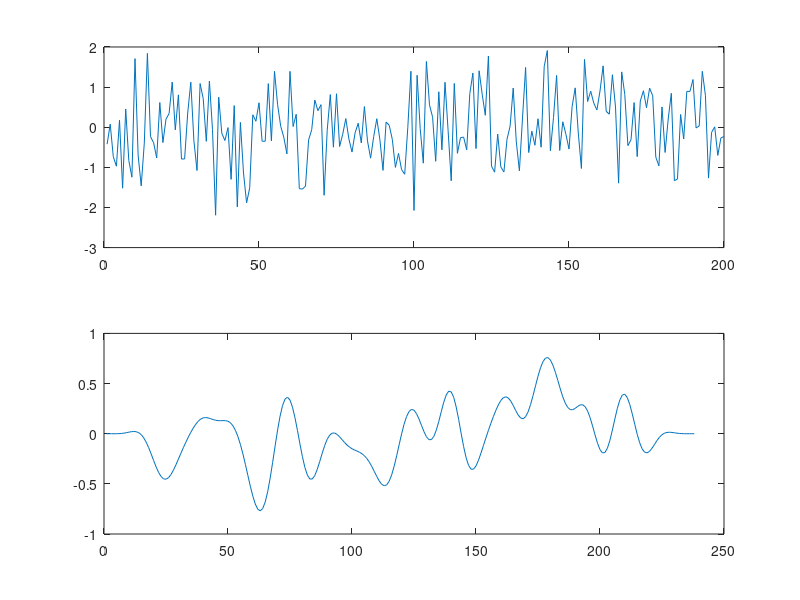

This figure's MATLAB source: (Note: this script raises an error after producing the figure.)
function lowpass_test

clear all;
close all;

%%


SCREENSHOT = true;

wp = 0.05*pi;
ws = 0.2*pi;

trwidth = ws-wp;
alpha = 6.0;
N = 39;
wc = (wp+ws)/2;
h = fir1(N-1,wc/pi,kaiser(N,alpha));
n = -(N-1)/2:(N-1)/2;

f = randn(1,200);

subplot(211);
plot(f);

subplot(212);
plot(conv(h,f));

% subplot(211);
% stem(n,h);
% axis([-(N-1)/2 (N-1)/2 -0.2 0.6]);
% grid;
% xlabel('Time n ');
% ylabel('h(n)');
% w = linspace(0,pi,2^12);
% dw = w(2) - w(1);
% H = freqz(h,1,w);
% magH  = abs(H);
% maxH = max(magH);
% dBH = 20*log10(magH/maxH);
% subplot(212);
% plot(w,dBH);
% axis([0 pi -80 5]);
% grid ;
% xlabel('Frequency');
% ylabel('H')
% Rp = -min(dBH(1:ceil(wp/dw)+1))
% As = -max(dBH(ceil(ws/dw)+1:length(w)))

if(SCREENSHOT)
    fig = gcf;
    fig.PaperUnits = 'inches';
    fig.PaperPosition = [0 0 6 3];
    fig.PaperPositionMode = 'manual';
    print('window_method.png','-dpng');
end
    

end